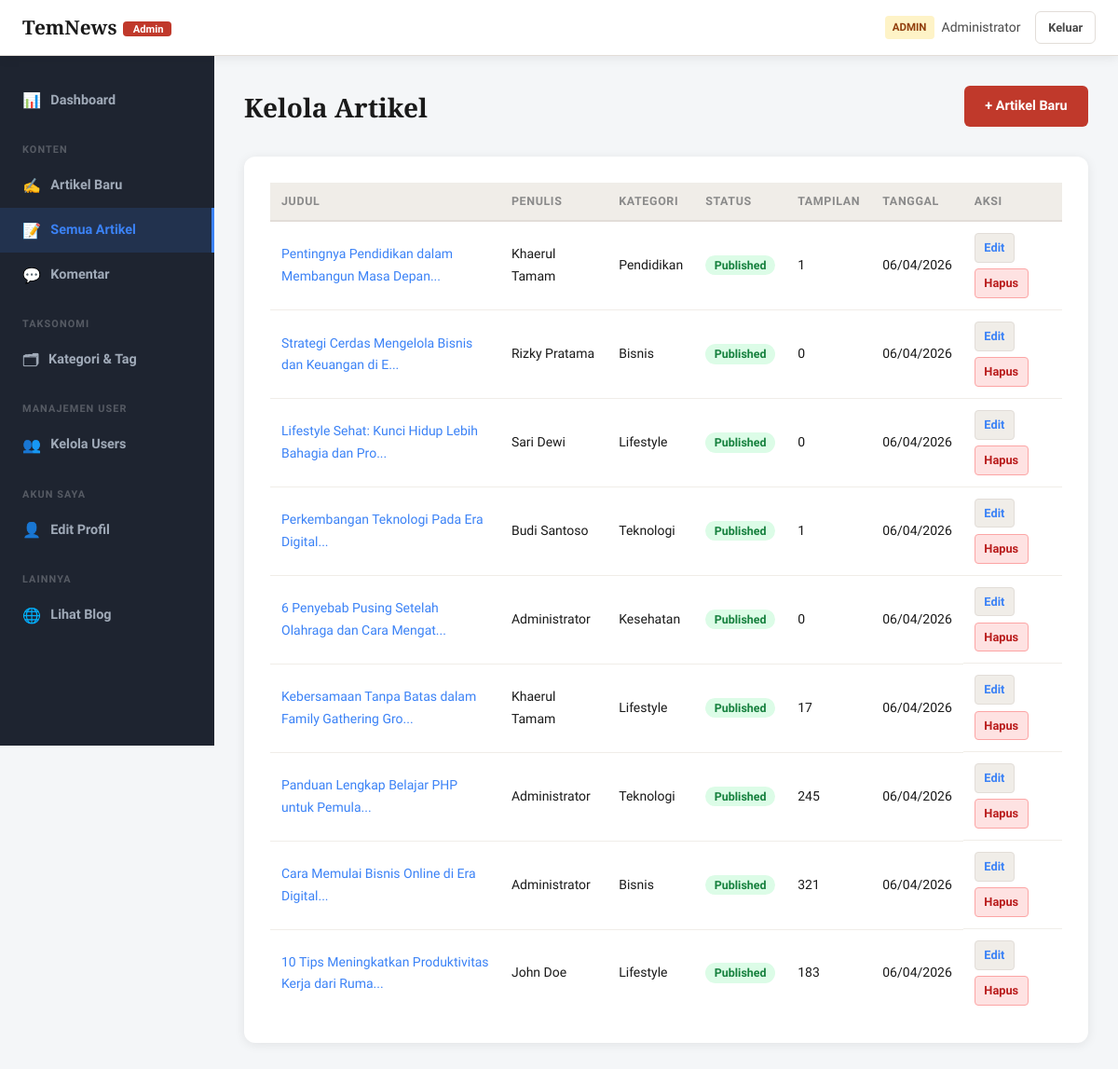
The app's page /blog/admin/artikel-list.php (signed in) with its own data.
### tables this page shows
CREATE TABLE `articles` (
  `id` int NOT NULL,
  `title` varchar(255) NOT NULL,
  `slug` varchar(255) NOT NULL,
  `excerpt` text,
  `content` longtext NOT NULL,
  `thumbnail` varchar(255) DEFAULT NULL,
  `category_id` int NOT NULL,
  `author_id` int NOT NULL,
  `status` enum('draft','published','archived') DEFAULT 'draft',
  `views` int DEFAULT '0',
  `created_at` timestamp NULL DEFAULT CURRENT_TIMESTAMP,
  `updated_at` timestamp NULL DEFAULT CURRENT_TIMESTAMP ON UPDATE CURRENT_TIMESTAMP
);

CREATE TABLE `users` (
  `id` int NOT NULL,
  `username` varchar(50) NOT NULL,
  `email` varchar(100) NOT NULL,
  `password` varchar(255) NOT NULL,
  `full_name` varchar(100) NOT NULL,
  `role` enum('admin','author') DEFAULT 'author',
  `status` enum('pending','active','suspended') NOT NULL DEFAULT 'active',
  `avatar` varchar(255) DEFAULT NULL,
  `bio` text,
  `avatar_path` varchar(255) DEFAULT NULL,
  `created_at` timestamp NULL DEFAULT CURRENT_TIMESTAMP,
  `updated_at` timestamp NULL DEFAULT CURRENT_TIMESTAMP ON UPDATE CURRENT_TIMESTAMP
);

CREATE TABLE `categories` (
  `id` int NOT NULL,
  `name` varchar(100) NOT NULL,
  `slug` varchar(100) NOT NULL,
  `description` text,
  `created_at` timestamp NULL DEFAULT CURRENT_TIMESTAMP
);

### blog/config.php (called while the page is built, shortened)
<?php
function escape($str) {
    return htmlspecialchars($str ?? '', ENT_QUOTES, 'UTF-8');
}
function isAdmin() {
    return isset($_SESSION['role']) && $_SESSION['role'] === 'admin';
}

### blog/admin/artikel-list.php (the view, shortened to what this page needs)
<?php
require_once '../config.php';
$where = isAdmin() ? "" : "WHERE a.author_id = " . $_SESSION['user_id'];
$articles = $pdo->query("
    SELECT a.*, c.name as category_name, u.full_name as author_name
    FROM articles a JOIN categories c ON a.category_id=c.id JOIN users u ON a.author_id=u.id
    $where ORDER BY a.created_at DESC
")->fetchAll();
?>
<!DOCTYPE html>
<html lang="id">
<head>
<link rel="stylesheet" href="../assets/style.css">
</head>
<body class="admin-body">
<?php include 'partials/admin-nav.php'; ?>
<div class="admin-layout">
  <?php include 'partials/admin-sidebar.php'; ?>
  <main class="admin-main">
    <div class="admin-header">
      <h1>Kelola Artikel</h1>
      <a href="artikel-baru.php" class="btn-primary">+ Artikel Baru</a>
    </div>
    <div class="form-card">
      <table class="admin-table">
        <thead>
          <tr><th>Judul</th><th>Penulis</th><th>Kategori</th><th>Status</th><th>Tampilan</th><th>Tanggal</th><th>Aksi</th></tr>
        </thead>
        <tbody>
          <?php foreach ($articles as $a): ?>
          <tr>
            <td><a href="../artikel.php?slug=<?= $a['slug'] ?>" target="_blank"><?= escape(substr($a['title'],0,50)) ?>...</a></td>
            <td><?= escape($a['author_name']) ?></td>
            <td><?= escape($a['category_name']) ?></td>
            <td><span class="badge <?= $a['status'] ?>"><?= ucfirst($a['status']) ?></span></td>
            <td><?= number_format($a['views']) ?></td>
            <td><?= date('d/m/Y', strtotime($a['created_at'])) ?></td>
            <td class="actions">
              <a href="artikel-baru.php?id=<?= $a['id'] ?>" class="btn-sm">Edit</a>
              <a href="artikel-hapus.php?id=<?= $a['id'] ?>" class="btn-sm danger" onclick="return confirm('Yakin hapus artikel ini?')">Hapus</a>
            </td>
          </tr>
          <?php endforeach; ?>
        </tbody>
      </table>
    </div>
  </main>
</div>
</body>
</html>

### blog/assets/style.css (style rules this page uses)
:root { --ink: #1a1a1a; --ink-soft: #4a4a4a; --ink-muted: #8a8a8a; --paper: #faf9f7; --paper-dark: #f0ede8; --accent: #c0392b; --accent-dark: #96281b; --accent-light: #f8e8e7; --gold: #b8860b; --border: #e2ddd8; --white: #ffffff; --admin-bg: #f4f6f8; --admin-sidebar: #1e2430; --admin-sidebar-text: #a0aab8; --admin-accent: #3b82f6; --shadow: 0 2px 12px rgba(0,0,0,0.08); --shadow-md: 0 4px 24px rgba(0,0,0,0.12); --radius: 6px; --radius-lg: 12px; --font-serif: 'Playfair Display', Georgia, serif; --font-sans: 'Source Sans 3', system-ui, sans-serif; }
*, *::before, *::after { box-sizing: border-box; margin: 0; padding: 0; }
html { scroll-behavior: smooth; }
body { font-family: var(--font-sans); font-size: 1rem; line-height: 1.7; color: var(--ink); background: var(--paper); -webkit-font-smoothing: antialiased; }
a { color: inherit; text-decoration: none; transition: color 0.2s; }
.btn-primary { display: inline-block; background: var(--accent); color: var(--white) !important; padding: 0.6rem 1.4rem; border-radius: var(--radius); font-weight: 600; font-size: 0.9rem; transition: background 0.2s, transform 0.15s; border: none; }
.btn-sm { display: inline-block; padding: 0.25rem 0.6rem; border-radius: 4px; font-size: 0.8rem; font-weight: 600; background: var(--paper-dark); color: var(--ink-soft); transition: background 0.15s; border: 1px solid var(--border); }
.btn-sm.danger { background: #fee2e2; color: #b91c1c; border-color: #fca5a5; }
.badge { padding: 0.2rem 0.6rem; border-radius: 20px; font-size: 0.78rem; font-weight: 600; }
.badge.published { background: #dcfce7; color: #15803d; }
.admin-body { background: var(--admin-bg); min-height: 100vh; }
.admin-layout { display: flex; min-height: calc(100vh - 60px); }
.admin-main { flex: 1; padding: 2rem; max-width: 100%; overflow-x: auto; }
.admin-header { display: flex; align-items: flex-start; justify-content: space-between; margin-bottom: 1.75rem; gap: 1rem; }
.admin-header h1 { font-family: var(--font-serif); font-size: 1.75rem; }
.admin-table { width: 100%; border-collapse: collapse; font-size: 0.875rem; }
.admin-table th { text-align: left; padding: 0.6rem 0.75rem; background: var(--paper-dark); font-size: 0.78rem; text-transform: uppercase; letter-spacing: 0.05em; color: var(--ink-muted); border-bottom: 2px solid var(--border); }
.admin-table td { padding: 0.75rem; border-bottom: 1px solid var(--paper-dark); vertical-align: middle; }
.admin-table tr:last-child td { border-bottom: none; }
.admin-table .actions { display: flex; gap: 0.4rem; flex-wrap: wrap; }
.admin-table a { color: var(--admin-accent); }
.form-card { background: var(--white); border-radius: var(--radius-lg); padding: 1.75rem; box-shadow: var(--shadow); margin-bottom: 1.5rem; }

### records on screen
articles: title "Pentingnya Pendidikan dalam Membangun Masa Depan", author.full_name "Khaerul Tamam", category.name "Pendidikan", status "Published", views "1", created_at "06/04/2026"
articles: title "Strategi Cerdas Mengelola Bisnis dan Keuangan di E", author.full_name "Rizky Pratama", category.name "Bisnis", status "Published", views "0", created_at "06/04/2026"
articles: title "Lifestyle Sehat: Kunci Hidup Lebih Bahagia dan Pro", author.full_name "Sari Dewi", category.name "Lifestyle", status "Published", views "0", created_at "06/04/2026"
articles: title "Perkembangan Teknologi Pada Era Digital", author.full_name "Budi Santoso", category.name "Teknologi", status "Published", views "1", created_at "06/04/2026"
articles: title "6 Penyebab Pusing Setelah Olahraga dan Cara Mengat", author.full_name "Administrator", category.name "Kesehatan", status "Published", views "0", created_at "06/04/2026"
articles: title "Kebersamaan Tanpa Batas dalam Family Gathering Gro", author.full_name "Khaerul Tamam", category.name "Lifestyle", status "Published", views "17", created_at "06/04/2026"
articles: title "Panduan Lengkap Belajar PHP untuk Pemula", author.full_name "Administrator", category.name "Teknologi", status "Published", views "245", created_at "06/04/2026"
articles: title "Cara Memulai Bisnis Online di Era Digital", author.full_name "Administrator", category.name "Bisnis", status "Published", views "321", created_at "06/04/2026"
articles: title "10 Tips Meningkatkan Produktivitas Kerja dari Ruma", author.full_name "John Doe", category.name "Lifestyle", status "Published", views "183", created_at "06/04/2026"

### other values on screen
APP_NAME "TemNews"
$_SESSION['role'] "ADMIN"
$_SESSION['full_name'] "Administrator"
